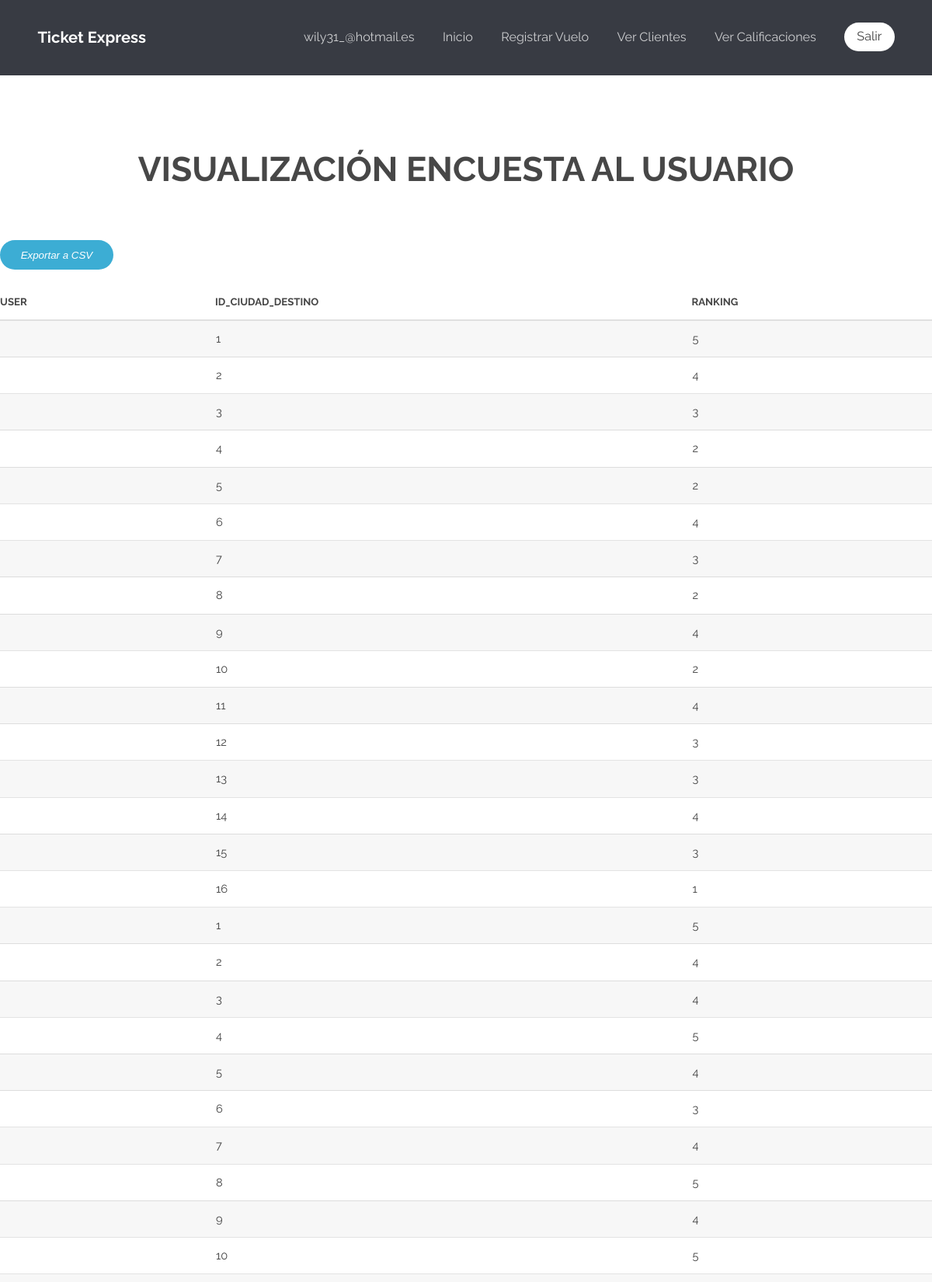
Screenshot of /calificaciones.php (signed in, upper part) with the database file from the repository.
### tables this page shows
CREATE TABLE `recomendacion` (
  `id` int(11) NOT NULL,
  `id_ciudadestino` int(11) NOT NULL,
  `ranking` int(11) NOT NULL
);

### calificaciones.php (the view, shortened to what this page needs)
<?php
 require_once "database.php";
 $where = "";
 $sql= "SELECT * FROM recomendacion $where";
 $resultado = $mysqli->query($sql);
?>
<!DOCTYPE html>
<html lang="en">
	<head>
			<link rel="stylesheet" href="css/skel.css" />
			<link rel="stylesheet" href="css/style.css" />
			<link rel="stylesheet" href="css/style-xlarge.css" />
	</head>
	<body>
			<header id="header">
				<h1><a href="admin.php">Ticket Express</a></h1>
				<nav id="nav">
					<ul>
						<li><?php  if (isset($_SESSION['correo'])) : ?>
						<a href="profieladmin.php"><?php echo $_SESSION['correo']; ?></a>
						<?php endif ?></li>
						<li><a href="admin.php">Inicio</a></li>
						<li><a href="registrovuelo.php">Registrar Vuelo</a></li>
						<li><a href="verclientes.php">Ver Clientes</a></li>
						<li><a href="calificaciones.php">Ver Calificaciones</a></li>
						<li><a href="salir.php" class="button special">Salir</a></li>
					</ul>
				</nav>
			</header>
			<section id="main" class="wrapper">
				<div class="container">
					<header class="major">
					<h2>VISUALIZACIÓN ENCUESTA AL USUARIO</h2>
					</header>
		<form method="post" class="form" action="reporte_calificaciones.php">
			<button type="submit" id="export_data" name="export_data" value="Export" class="button"><i>Exportar a CSV</i></button>
		</form>
		<div class="row table-responsive">
			<table class="table table-striped">
				<thead>
                <tr>
                <th>ID_USER</th>
                <th>ID_CIUDAD_DESTINO</th>
                <th>RANKING</th>
                </tr>
                </thead>
                <tbody>
                <?php while($row = $resultado->fetch_array(
                    MYSQLI_ASSOC))  { ?>
                   <tr>
                   <td><?php echo $row['id']; ?></td>
                   <td><?php echo $row['id_ciudadestino']; ?></td>
                   <td><?php echo $row['ranking']; ?></td>
                    </tr>
                <?php } ?>
                 </tbody>
            </table>
        </div>
			</section>
	</body>
</html>

### css/skel.css (style rules this page uses)
html,body,div,span,applet,object,iframe,h1,h2,h3,h4,h5,h6,p,blockquote,pre,a,abbr,acronym,address,big,cite,code,del,dfn,em,img,ins,kbd,q,s,samp,small,strike,strong,sub,sup,tt,var,b,u,i,center,dl,dt,dd,ol,ul,li,fieldset,form,label,legend,table,caption,tbody,tfoot,thead,tr,th,td,article,aside,canvas,details,embed,figure,figcaption,footer,header,hgroup,menu,nav,output,ruby,section,summary,time,mark,audio,video { margin:0;padding:0;border:0;font-size:100%;font:inherit;vertical-align:baseline; }
article,aside,details,figcaption,figure,footer,header,hgroup,menu,nav,section { display:block; }
body { line-height:1; }
ol,ul { list-style:none; }
table { border-collapse:collapse;border-spacing:0; }
body { -webkit-text-size-adjust:none }
*, *:before, *:after { -moz-box-sizing: border-box; -webkit-box-sizing: border-box; box-sizing: border-box; }
.container { margin-left: auto; margin-right: auto; width: 1200px; }
.row { border-bottom: solid 1px transparent; }
.row > * { float: left; }
.row:after, .row:before { content: ''; display: block; clear: both; height: 0; }
.row > * { padding: 0 0 0 2em; }
.row { margin: 0 0 -1px -2em; }

### css/style.css (style rules this page uses)
body { background: #fff; }
body, input, select, textarea { color: #444; font-family: "Raleway", Helvetica, sans-serif; font-size: 13pt; font-weight: 400; line-height: 1.65em; }
a { color: #383b43; text-decoration: none; }
em, i { font-style: italic; }
h1, h2, h3, h4, h5, h6 { color: #474747; font-weight: 700; line-height: 1em; margin: 0 0 1em 0; }
h1 a, h2 a, h3 a, h4 a, h5 a, h6 a { color: inherit; text-decoration: none; }
h2 { font-size: 1.75em; line-height: 1.5em; }
header.major { text-align: center; margin-bottom: 4em; }
header.major h2 { font-size: 3em; margin-bottom: 0.5em; }
form { margin: 0 0 2em 0; }
ul { list-style: disc; margin: 0 0 2em 0; padding-left: 1em; }
ul li { padding-left: 0.5em; }
table { margin: 0 0 2em 0; width: 100%; }
table tbody tr { border: solid 1px rgba(144, 144, 144, 0.25); border-left: 0; border-right: 0; }
table tbody tr:nth-child(2n + 1) { background-color: rgba(144, 144, 144, 0.075); }
table td { padding: 0.75em 0.75em; }
table th { color: #474747; font-size: 0.9em; font-weight: 700; padding: 0 0.75em 0.75em 0.75em; text-align: left; }
table thead { border-bottom: solid 2px rgba(144, 144, 144, 0.25); }
input[type="submit"], input[type="reset"], input[type="button"], .button { -moz-appearance: none; -webkit-appearance: none; -o-appearance: none; -ms-appearance: none; appearance: none; -moz-transition: background-color 0.2s ease-in-out, color 0.2s ease-in-out; -webkit-transition: background-color 0.2s ease-in-out, color 0.2s ease-in-out; -o-transition: background-color 0.2s ease-in-out, color 0.2s ease-in-out; -ms-transition: background-color 0.2s ease-in-out, color 0.2s ease-in-out; transition: background-color 0.2s ease-in-out, color 0.2s ease-in-out; background-color: #3cadd4; border-radius: 30px; border: 0; color: #ffffff !important; cursor: pointer; display: inline-block; font-weight: 400; height: 2.85em; line-height: 2.95em; padding: 0 2em; text-align: center; text-decoration: none; white-space: nowrap; }
input[type="submit"].special, input[type="reset"].special, input[type="button"].special, .button.special { background-color: #383b43; color: #ffffff !important; }
#header { background-color: #383b43; color: #ffffff; cursor: default; font-size: 1.1em; height: 6em; line-height: 6em; width: 100%; z-index: 10000; }
#header h1 { color: #ffffff; height: inherit; left: 3em; line-height: inherit; margin: 0; padding: 0; position: absolute; }
#header h1 a { font-size: 1.25em; }
#header nav { height: inherit; line-height: inherit; position: absolute; right: 3em; vertical-align: middle; }
#header nav > ul { list-style: none; margin: 0; padding-left: 0; }
#header nav > ul > li { border-radius: 4px; display: inline-block; margin-left: 2em; padding-left: 0; }
#header nav > ul > li a { -moz-transition: color 0.2s ease-in-out; -webkit-transition: color 0.2s ease-in-out; -o-transition: color 0.2s ease-in-out; -ms-transition: color 0.2s ease-in-out; transition: color 0.2s ease-in-out; color: #cdced0; display: inline-block; text-decoration: none; }
#header nav > ul > li:first-child { margin-left: 0; }
#header nav > ul > li .button { background-color: #fff; color: #444 !important; height: 2.25em; line-height: 2.25em; margin-bottom: 0; padding: 0 1em; position: relative; top: -0.075em; vertical-align: middle; }
.wrapper { padding: 6em 0em 4em; }

### rows the page displays
recomendacion: id_ciudadestino "1", ranking "5"
recomendacion: id_ciudadestino "2", ranking "4"
recomendacion: id_ciudadestino "3", ranking "3"
recomendacion: id_ciudadestino "4", ranking "2"
recomendacion: id_ciudadestino "5", ranking "2"
recomendacion: id_ciudadestino "6", ranking "4"
recomendacion: id_ciudadestino "7", ranking "3"
recomendacion: id_ciudadestino "8", ranking "2"
recomendacion: id_ciudadestino "9", ranking "4"
recomendacion: id_ciudadestino "10", ranking "2"
recomendacion: id_ciudadestino "11", ranking "4"
recomendacion: id_ciudadestino "12", ranking "3"
recomendacion: id_ciudadestino "13", ranking "3"
recomendacion: id_ciudadestino "14", ranking "4"
recomendacion: id_ciudadestino "15", ranking "3"
recomendacion: id_ciudadestino "16", ranking "1"
recomendacion: id_ciudadestino "1", ranking "5"
recomendacion: id_ciudadestino "2", ranking "4"
recomendacion: id_ciudadestino "3", ranking "4"
recomendacion: id_ciudadestino "4", ranking "5"
recomendacion: id_ciudadestino "5", ranking "4"
recomendacion: id_ciudadestino "6", ranking "3"
recomendacion: id_ciudadestino "7", ranking "4"
recomendacion: id_ciudadestino "8", ranking "5"
recomendacion: id_ciudadestino "9", ranking "4"
recomendacion: id_ciudadestino "10", ranking "5"

### other values shown
$_SESSION['correo'] "wily31_@hotmail.es"
